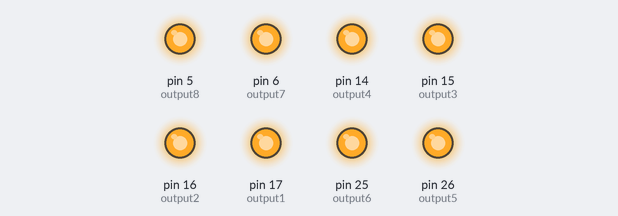
Bench run of a sketch on a simulated Arduino Mega 2560, built with avr-gcc and run on an emulated ATmega2560. On the bench: output pins drawn as LEDs (lit = HIGH). What the sketch prints to the serial monitor is not drawn.

Above: at 0.5 s.
At 3.5 s:
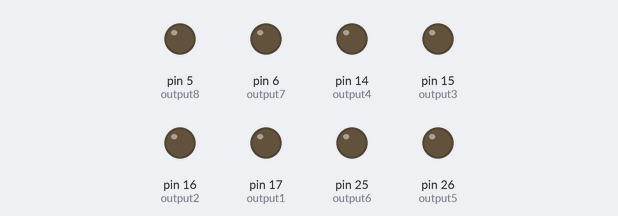
Timing chart, 0 to 4.6 s (numbered marks = the images above):
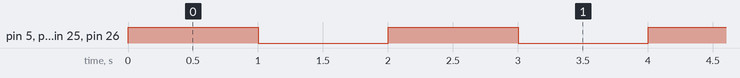

Measured:
- by itself, pin 5 (output8), pin 6 (output7), pin 14 (output4), pin 15 (output3), pin 16 (output2), pin 17 (output1), pin 25 (output6), pin 26 (output5): alternates HIGH for 1.0 s and LOW for 1.0 s

The sketch:

GPIOCAN.ino
```cpp
#include <mcp_can.h>
#include <mcp_can_dfs.h>

#include <mcp_can.h>
#include <avr/io.h>
#include <util/delay.h>
#include <SPI.h>


const int SPI_CS_PIN = 10;


const int output1 = 17;
const int output2 = 16;
const int output3 = 15;
const int output4 = 14;
const int output5 = 26;
const int output6 = 25;
const int output7 = 6;
const int output8 = 5;

long unsigned int rxId;
unsigned char len = 0;
unsigned char rxBuf[8];
char msgString[128];


#define CAN0_INT 2      //set int pin to 2
MCP_CAN CAN0(SPI_CS_PIN);//set CS pin to 10


void setup ()
{
  Serial.begin(9600);
  while(!Serial);

  if(CAN0.begin(MCP_ANY, CAN_500KBPS, MCP_8MHZ) == CAN_OK)
  {
    Serial.println("CAN Bus init successful");
  }
  else
  {
    Serial.println("error init can bus");
  }

  CAN0.setMode(MCP_NORMAL);
  pinMode(CAN0_INT, INPUT);

  // Setup pins as Outputs
  pinMode(output1, OUTPUT);
  pinMode(output2, OUTPUT);
  pinMode(output3, OUTPUT);
  pinMode(output4, OUTPUT);
  pinMode(output5, OUTPUT);
  pinMode(output6, OUTPUT);
  pinMode(output7, OUTPUT);
  pinMode(output8, OUTPUT);

  digitalWrite(output1, LOW);
  digitalWrite(output2, LOW);
  digitalWrite(output3, LOW);
  digitalWrite(output4, LOW);
  digitalWrite(output5, LOW);
  digitalWrite(output6, LOW);
  digitalWrite(output7, LOW);
  digitalWrite(output8, LOW);
}

void loop() {

  digitalWrite(output1, HIGH);  // turn the LED on (HIGH is the voltage level)
  digitalWrite(output2, HIGH);  // turn the LED on (HIGH is the voltage level)
  digitalWrite(output3, HIGH);  // turn the LED on (HIGH is the voltage level)
  digitalWrite(output4, HIGH);  // turn the LED on (HIGH is the voltage level)
  digitalWrite(output5, HIGH);  // turn the LED on (HIGH is the voltage level)
  digitalWrite(output6, HIGH);  // turn the LED on (HIGH is the voltage level)
  digitalWrite(output7, HIGH);  // turn the LED on (HIGH is the voltage level)
  digitalWrite(output8, HIGH);  // turn the LED on (HIGH is the voltage level)
  delay(1000);                      // wait for a second
  digitalWrite(output1, LOW);   // turn the LED off by making the voltage LOW
  digitalWrite(output2, LOW);   // turn the LED off by making the voltage LOW
  digitalWrite(output3, LOW);   // turn the LED off by making the voltage LOW
  digitalWrite(output4, LOW);   // turn the LED off by making the voltage LOW
  digitalWrite(output5, LOW);   // turn the LED off by making the voltage LOW
  digitalWrite(output6, LOW);   // turn the LED off by making the voltage LOW
  digitalWrite(output7, LOW);   // turn the LED off by making the voltage LOW
  digitalWrite(output8, LOW);   // turn the LED off by making the voltage LOW
  delay(1000);                      // wait for a second


}
```
